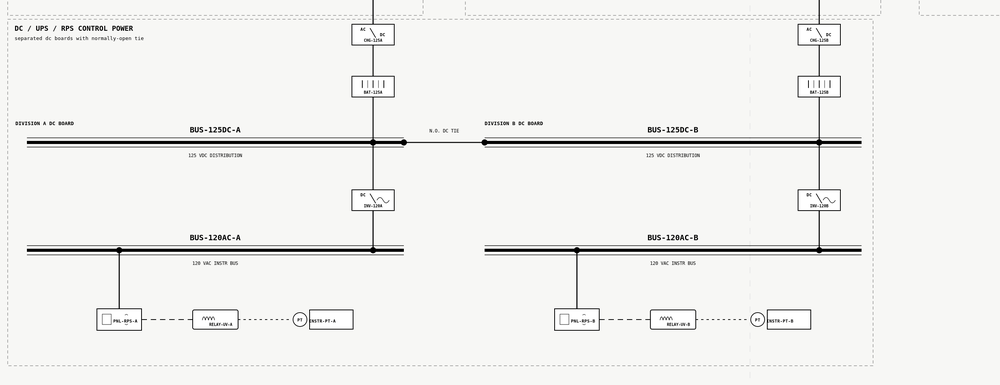
#> input picture INL works/Improved -- blind iteration on different input combinations/1/Raw + wires + junctions + OCR/codes/crop_dc_ups_rps.png, 1000 x 385 px, shrunk from 2600 x 1000 before the run; its folder holds only this picture in this run
$ python -i detect_components_layer1.py   (imports and definitions only)
#> lines starting #> are read from the running program, lines starting #| are printed output that depends on the picture; after the words box and inside, x2 and y2 are one past the last pixel; in counts of white or black regions, pixels touching at a corner belong together
import os
from typing import List, Tuple

import cv2
import numpy as np

BASE_LAYER_DIR = r"C:\Asif_all_python_projects\INL\Labeled Real Diagram Layers"


# [33 lines left out: functions find_raw_image, find_component_dirs, not called in this run]


def classify_component(area: int, width: int, height: int, image_area: int) -> str:
    """Classify connected component as 'component', 'busbar', or '' (ignore)."""
    if area < image_area * 0.00002:
        return ""
    if area > image_area * 0.05:
        return ""
    if width < 3 or height < 3:
        return ""

    aspect = width / float(height)
    if aspect >= 10.0 or aspect <= 0.1:
        return "busbar"
    return "component"


def detect_components(image_path: str) -> Tuple[np.ndarray, List[Tuple[int, int, int, int, str]]]:
    """Detect components and bus bars and return overlay image and boxes."""
    img = cv2.imread(image_path)
#> img is the input picture: shape (385, 1000, 3); mean B, G, R 238.5, 240.3, 240.3
    if img is None:
        raise SystemExit(f"Could not read image: {image_path}")

    gray = cv2.cvtColor(img, cv2.COLOR_BGR2GRAY)
    _, binary = cv2.threshold(gray, 0, 255, cv2.THRESH_BINARY_INV | cv2.THRESH_OTSU)
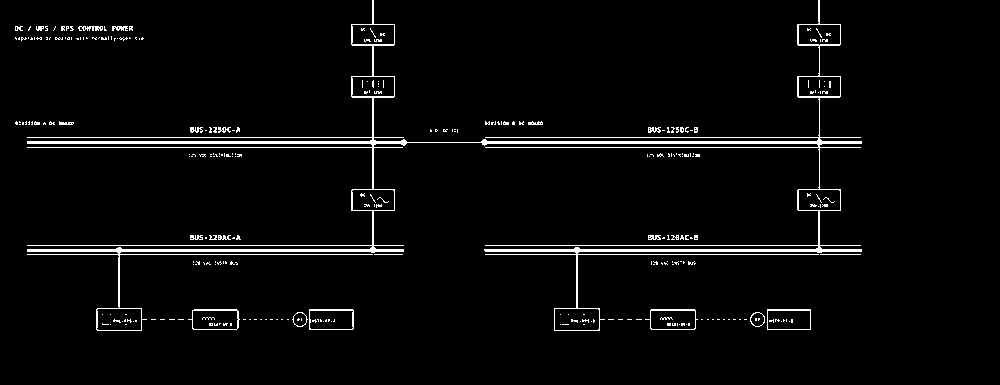
#> binary: shape (385, 1000); 3.4% white in thin lines or dots, all inside (x1, y1, x2, y2) = (15, 0, 862, 331)

    kernel = cv2.getStructuringElement(cv2.MORPH_RECT, (3, 3))
    binary = cv2.morphologyEx(binary, cv2.MORPH_CLOSE, kernel, iterations=1)
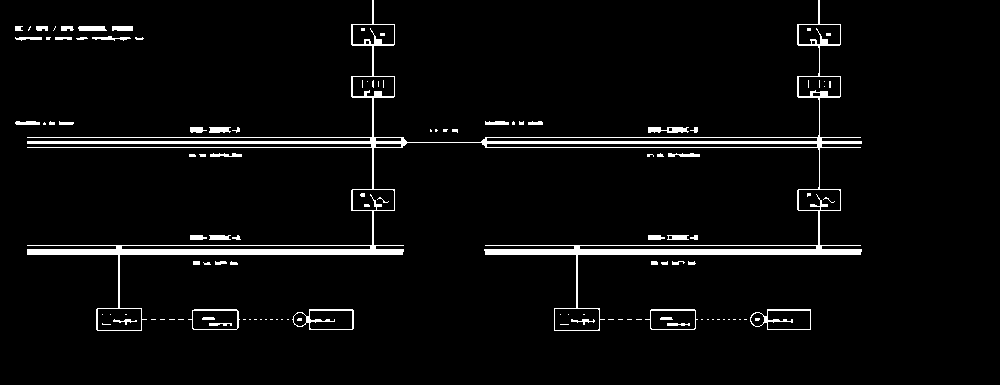
#> binary: shape (385, 1000); 4.1% white; 116 white regions (70 under 20 px), largest, box (x1, y1, x2, y2) and area: (27, 0, 862, 331) 11834, (292, 309, 354, 330) 304, (750, 309, 811, 330) 289
    binary = cv2.morphologyEx(binary, cv2.MORPH_OPEN, kernel, iterations=1)
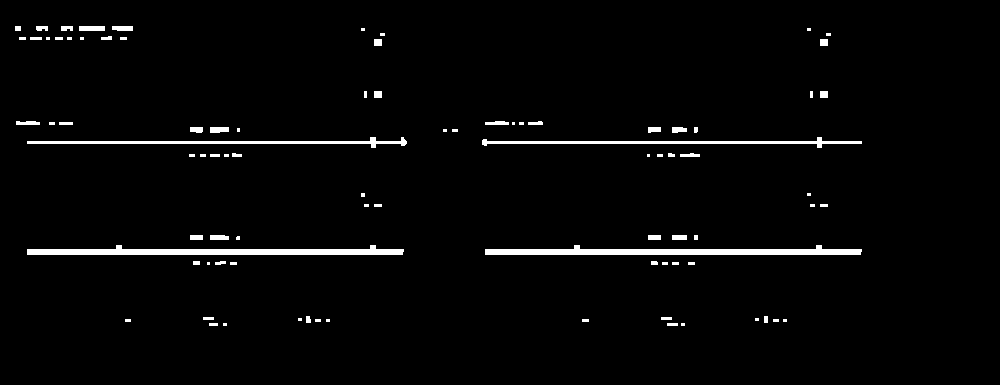
#> binary: shape (385, 1000); 2.5% white; 87 white regions (34 under 20 px), largest, box (x1, y1, x2, y2) and area: (27, 245, 404, 255) 2307, (485, 245, 862, 255) 2307, (27, 137, 407, 148) 1208

    num_labels, labels, stats, _ = cv2.connectedComponentsWithStats(binary, connectivity=8)
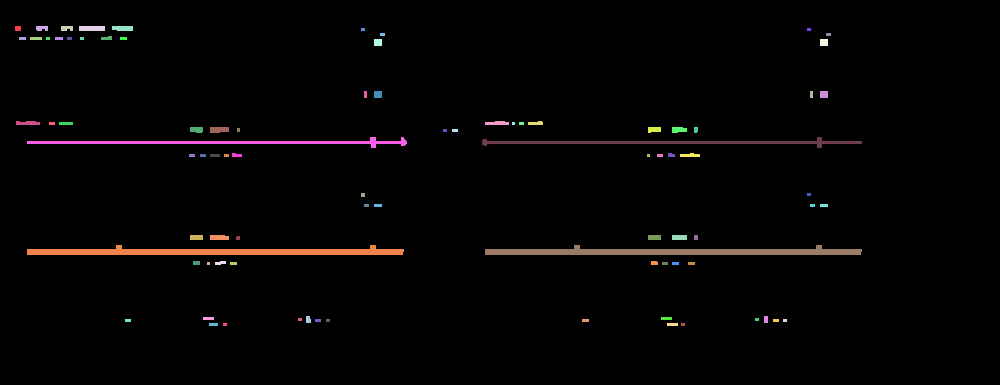
#> labels: shape (385, 1000) int32; 88 distinct labels, from 0 to 87; one colour per label, 0 black
#> num_labels = 88; stats = 88 rows, first 6: [0, 0, 1000, 385, 375249], [15, 26, 6, 5, 30], [36, 26, 12, 5, 53], [61, 26, 12, 5, 54], [79, 26, 26, 5, 130], [112, 26, 21, 5, 100]
    image_area = img.shape[0] * img.shape[1]

    boxes: List[Tuple[int, int, int, int, str]] = []
    for label in range(1, num_labels):
        x, y, w, h, area = stats[label]
        cls = classify_component(area, w, h, image_area)
        if not cls:
            continue
        boxes.append((x, y, w, h, cls))
#> this loop made 87 passes
#> (x, y, w, h, area, aspect in classify_component, cls) on passes 1, 2, 3, 4, 5, 10, 11, 13: (15, 26, 6, 5, 30, 1.2, 'component'), (36, 26, 12, 5, 53, 2.4, 'component'), (61, 26, 12, 5, 54, 2.4, 'component'), (79, 26, 26, 5, 130, 5.2, 'component'), (112, 26, 21, 5, 100, 4.2, 'component'), (19, 37, 7, 3, 21, 2.33, 'component'), (30, 37, 12, 3, 36, 4, 'component'), (55, 37, 8, 3, 24, 2.67, 'component')
#> after the loop, boxes = 87 items, first 6: (15, 26, 6, 5, 'component'), (36, 26, 12, 5, 'component'), (61, 26, 12, 5, 'component'), (79, 26, 26, 5, 'component'), (112, 26, 21, 5, 'component'), (361, 28, 4, 3, 'component')

    overlay = img.copy()
    orange = (0, 140, 255)
    green = (0, 180, 0)

    for x, y, w, h, cls in boxes:
        if cls == "component":
            color = orange
        else:
            color = green
        cv2.rectangle(overlay, (x, y), (x + w, y + h), color, 2)
#> this loop made 87 passes
#> (x, y, w, h, cls, color) on passes 1 to 8: (15, 26, 6, 5, 'component', (0, 140, 255)), (36, 26, 12, 5, 'component', (0, 140, 255)), (61, 26, 12, 5, 'component', (0, 140, 255)), (79, 26, 26, 5, 'component', (0, 140, 255)), (112, 26, 21, 5, 'component', (0, 140, 255)), (361, 28, 4, 3, 'component', (0, 140, 255)), (807, 28, 4, 3, 'component', (0, 140, 255)), (380, 33, 5, 3, 'component', (0, 140, 255))
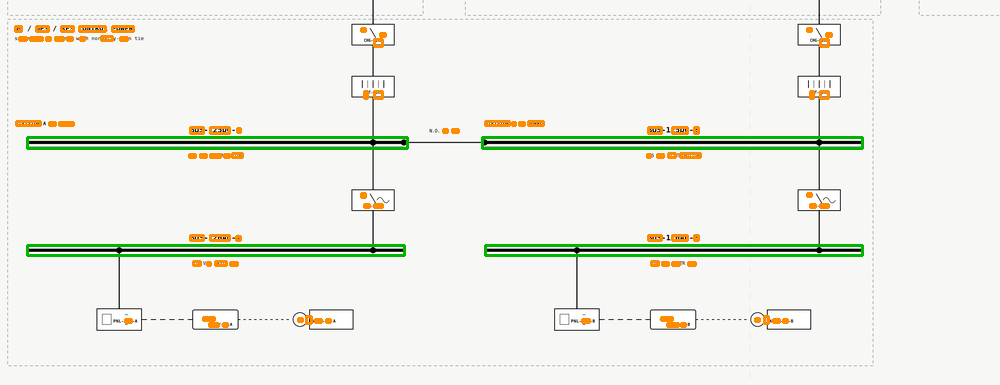
#> overlay: shape (385, 1000, 3); 3.92% of pixels changed, all inside (x1, y1, x2, y2) = (14, 25, 864, 328)

    return overlay, boxes


# [20 lines left out: function write_overlays_for_layer, not called in this run]


def main() -> None:
    write_overlays_for_layer(1)


# [2 lines not run here, left out]

>>> result = detect_components('../Improved -- blind iteration on different input combinations/1/Raw + wires + junctions + OCR/codes/crop_dc_ups_rps.png')

$ run again, on INL works/Improved -- blind iteration on different input combinations/1/Raw + wires + junctions + OCR/codes/crop_loads_and_dc.png
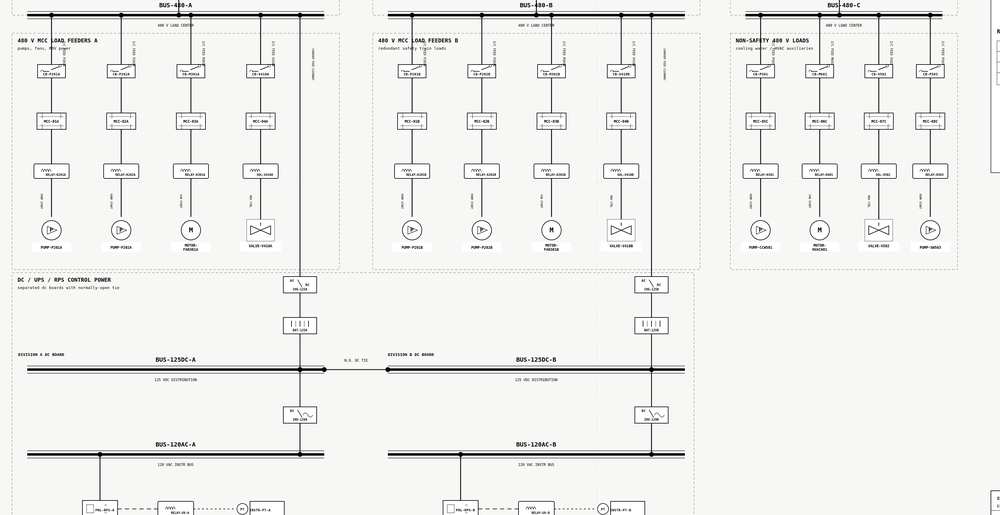
#> input picture INL works/Improved -- blind iteration on different input combinations/1/Raw + wires + junctions + OCR/codes/crop_loads_and_dc.png, 1000 x 515 px, shrunk from 3300 x 1700 before the run
#> in detect_components, img is the input picture: shape (515, 1000, 3); mean B, G, R 237.5, 239.2, 239.2
#> in detect_components, `num_labels, labels, stats, _ = cv2.connectedComponentsWithStats(binary..`:
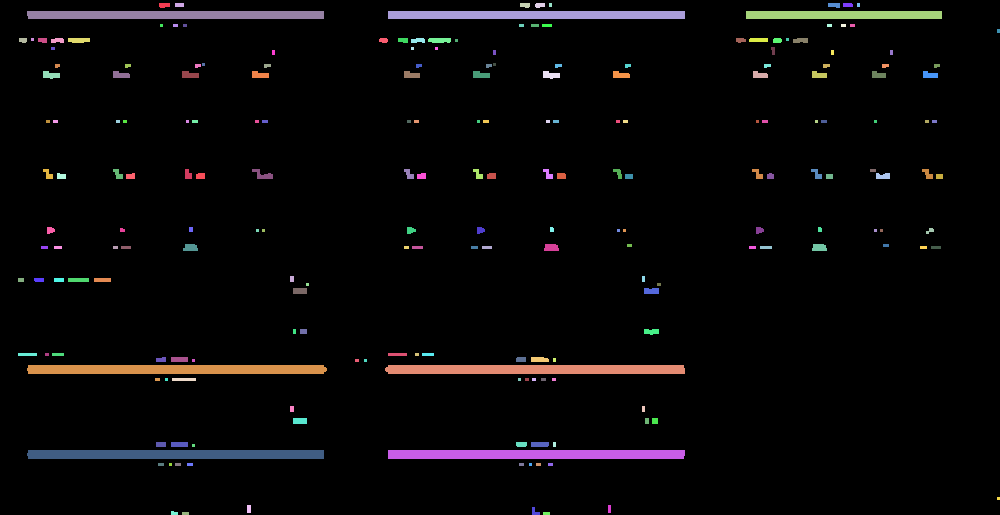
#> labels: shape (515, 1000) int32; 215 distinct labels, from 0 to 214; one colour per label, 0 black
#> num_labels = 215; stats = 215 rows, first 6: [0, 0, 1000, 515, 490711], [159, 3, 11, 5, 49], [175, 3, 9, 4, 36], [520, 3, 10, 5, 44], [535, 3, 10, 5, 43], [549, 3, 3, 4, 12]
#> the loop in detect_components, `for label in range(1, num_labels):` made 214 passes
#> (x, y, w, h, area, aspect in classify_component, cls) on passes 1 to 3: (159, 3, 11, 5, 49, 2.2, 'component'), (175, 3, 9, 4, 36, 2.25, 'component'), (520, 3, 10, 5, 44, 2, 'component')
#> after the loop in detect_components, `for label in range(1, num_labels):`: boxes = 186 items, first 6: (159, 3, 11, 5, 'component'), (175, 3, 9, 4, 'component'), (520, 3, 10, 5, 'component'), (535, 3, 10, 5, 'component'), (549, 3, 3, 4, 'component'), (828, 3, 12, 5, 'component')
#> the loop in detect_components, `for x, y, w, h, cls in boxes:` made 186 passes
#> (x, y, w, h, cls, color) on passes 1 to 8: (159, 3, 11, 5, 'component', (0, 140, 255)), (175, 3, 9, 4, 'component', (0, 140, 255)), (520, 3, 10, 5, 'component', (0, 140, 255)), (535, 3, 10, 5, 'component', (0, 140, 255)), (549, 3, 3, 4, 'component', (0, 140, 255)), (828, 3, 12, 5, 'component', (0, 140, 255)), (843, 3, 10, 4, 'component', (0, 140, 255)), (857, 3, 3, 4, 'component', (0, 140, 255))
#> after the loop in detect_components, `for x, y, w, h, cls in boxes:`:
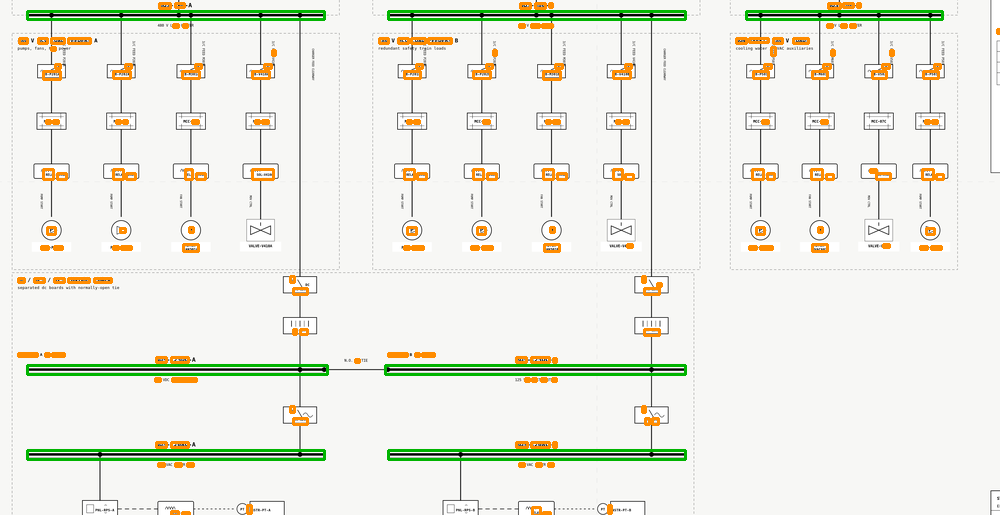
#> overlay: shape (515, 1000, 3); 5.05% of pixels changed, all inside (x1, y1, x2, y2) = (17, 2, 1000, 515)

$ run again, on INL works/Improved -- blind iteration on different input combinations/1/Raw + wires + junctions + OCR/codes/crop_top_bus_ties.png
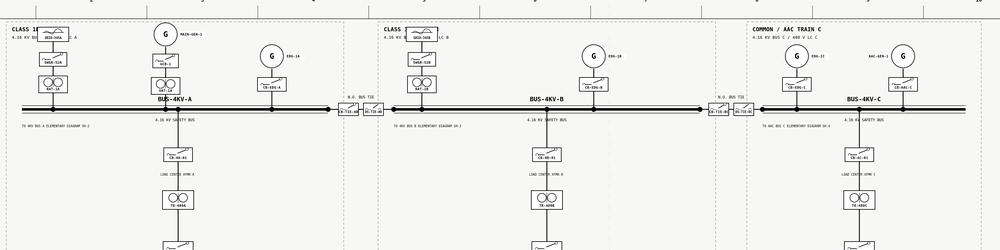
#> input picture INL works/Improved -- blind iteration on different input combinations/1/Raw + wires + junctions + OCR/codes/crop_top_bus_ties.png, 1000 x 250 px, shrunk from 3200 x 800 before the run
#> in detect_components, img is the input picture: shape (250, 1000, 3); mean B, G, R 238.1, 239.9, 239.9
#> in detect_components, `num_labels, labels, stats, _ = cv2.connectedComponentsWithStats(binary..`:
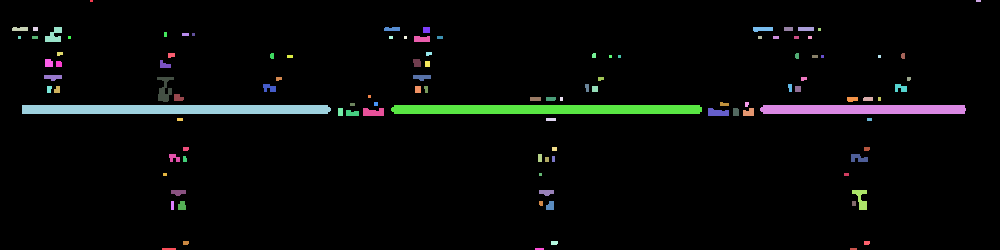
#> labels: shape (250, 1000) int32; 111 distinct labels, from 0 to 110; one colour per label, 0 black
#> num_labels = 111; stats = 111 rows, first 6: [0, 0, 1000, 250, 238579], [90, 0, 3, 2, 6], [976, 0, 5, 2, 10], [12, 27, 16, 4, 60], [33, 27, 5, 4, 20], [45, 27, 17, 15, 157]
#> the loop in detect_components, `for label in range(1, num_labels):` made 110 passes
#> (x, y, w, h, area, aspect in classify_component, cls) on passes 3 to 10: (12, 27, 16, 4, 60, 4, 'component'), (33, 27, 5, 4, 20, 1.25, 'component'), (45, 27, 17, 15, 157, 1.13, 'component'), (384, 27, 16, 4, 60, 4, 'component'), (423, 27, 7, 6, 42, 1.17, 'component'), (753, 27, 20, 5, 84, 4, 'component'), (784, 27, 9, 4, 36, 2.25, 'component'), (798, 27, 16, 4, 64, 4, 'component')
#> after the loop in detect_components, `for label in range(1, num_labels):`: boxes = 105 items, first 6: (12, 27, 16, 4, 'component'), (33, 27, 5, 4, 'component'), (45, 27, 17, 15, 'component'), (384, 27, 16, 4, 'component'), (423, 27, 7, 6, 'component'), (753, 27, 20, 5, 'component')
#> the loop in detect_components, `for x, y, w, h, cls in boxes:` made 105 passes
#> (x, y, w, h, color) on passes 1 to 8: (12, 27, 16, 4, (0, 140, 255)), (33, 27, 5, 4, (0, 140, 255)), (45, 27, 17, 15, (0, 140, 255)), (384, 27, 16, 4, (0, 140, 255)), (423, 27, 7, 6, (0, 140, 255)), (753, 27, 20, 5, (0, 140, 255)), (784, 27, 9, 4, (0, 140, 255)), (798, 27, 16, 4, (0, 140, 255))
#> after the loop in detect_components, `for x, y, w, h, cls in boxes:`:
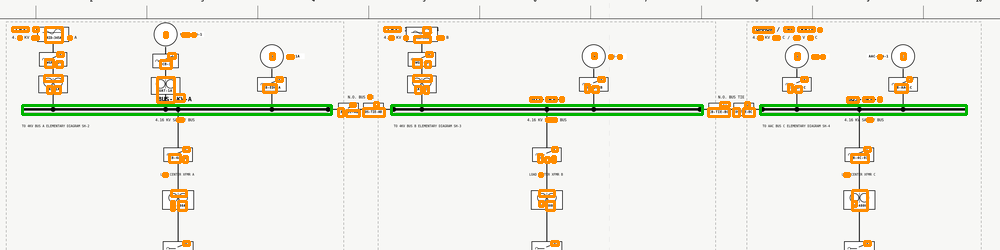
#> overlay: shape (250, 1000, 3); 5.02% of pixels changed, all inside (x1, y1, x2, y2) = (11, 26, 968, 247)
